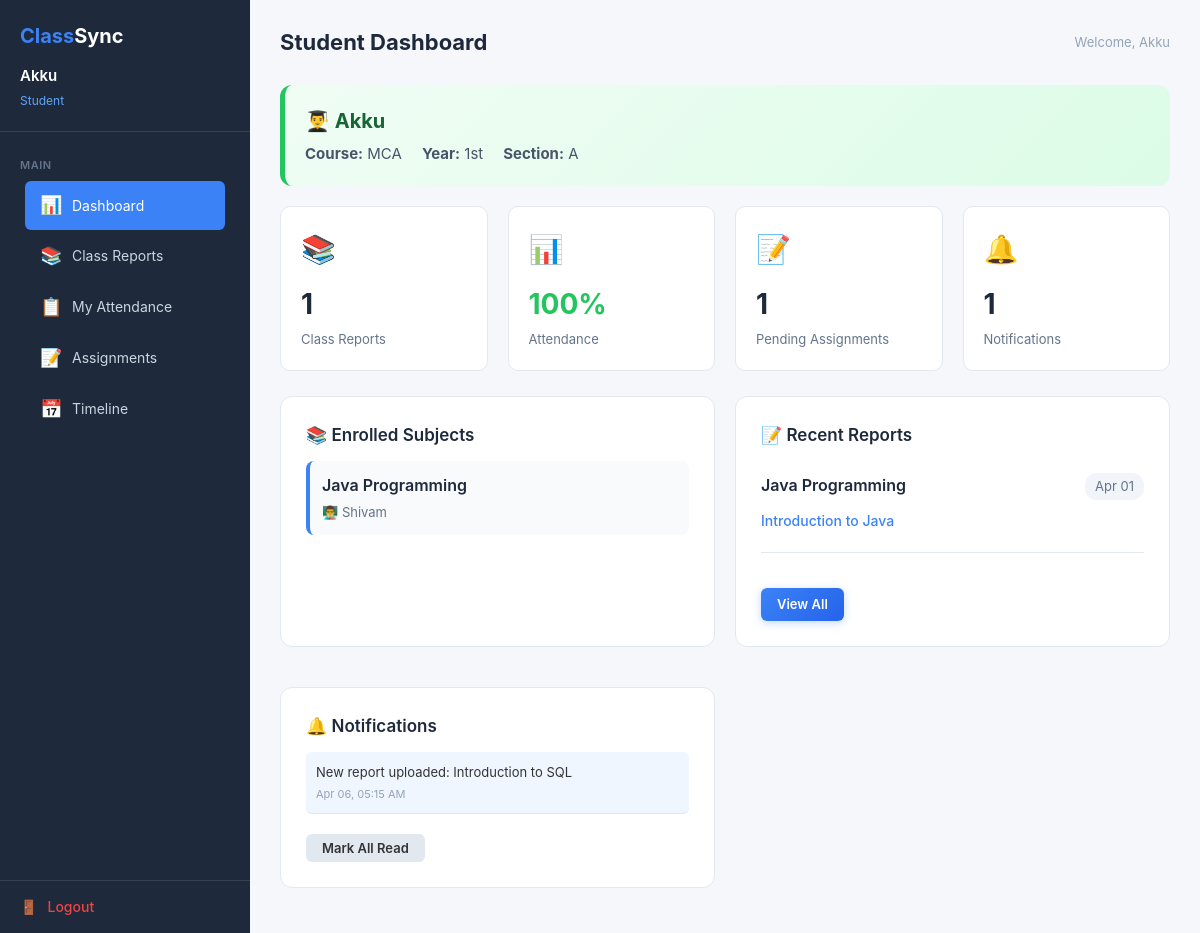
/student/ (signed in), run on the app's committed database.
### tables this page shows
CREATE TABLE IF NOT EXISTS users (
    id INT AUTO_INCREMENT PRIMARY KEY,
    name VARCHAR(100) NOT NULL,
    email VARCHAR(100) NOT NULL UNIQUE,
    password VARCHAR(255) NOT NULL,
    role ENUM('admin', 'teacher', 'student') NOT NULL,
    registration_number VARCHAR(20) UNIQUE,
     
    course_id INT NULL,
    year VARCHAR(20) NULL,
    section_id INT NULL,
     
    department VARCHAR(100) NULL,
    subject_id INT NULL,
    created_at TIMESTAMP DEFAULT CURRENT_TIMESTAMP,
    FOREIGN KEY (course_id) REFERENCES courses(course_id) ON DELETE SET NULL,
    FOREIGN KEY (section_id) REFERENCES sections(section_id) ON DELETE SET NULL
);

CREATE TABLE IF NOT EXISTS courses (
    course_id INT AUTO_INCREMENT PRIMARY KEY,
    course_name VARCHAR(100) NOT NULL
);

CREATE TABLE IF NOT EXISTS sections (
    section_id INT AUTO_INCREMENT PRIMARY KEY,
    course_id INT NOT NULL,
    year VARCHAR(20) NOT NULL,
    section_name VARCHAR(50) NOT NULL,
    FOREIGN KEY (course_id) REFERENCES courses(course_id) ON DELETE CASCADE
);

CREATE TABLE IF NOT EXISTS subjects (
    subject_id INT AUTO_INCREMENT PRIMARY KEY,
    subject_name VARCHAR(100) NOT NULL,
    teacher_id INT NOT NULL,
    FOREIGN KEY (teacher_id) REFERENCES users(id) ON DELETE CASCADE
);

CREATE TABLE IF NOT EXISTS reports (
    report_id INT AUTO_INCREMENT PRIMARY KEY,
    teacher_id INT NOT NULL,
    subject_id INT NOT NULL,
    course_id INT NOT NULL,
    year VARCHAR(20) NOT NULL,
    section_id INT NOT NULL,
    topic VARCHAR(200) NOT NULL,
    description TEXT,
    homework TEXT,
    date DATE NOT NULL,
    created_at TIMESTAMP DEFAULT CURRENT_TIMESTAMP,
    FOREIGN KEY (teacher_id) REFERENCES users(id) ON DELETE CASCADE,
    FOREIGN KEY (subject_id) REFERENCES subjects(subject_id) ON DELETE CASCADE,
    FOREIGN KEY (course_id) REFERENCES courses(course_id) ON DELETE CASCADE,
    FOREIGN KEY (section_id) REFERENCES sections(section_id) ON DELETE CASCADE
);

CREATE TABLE IF NOT EXISTS notifications (
    id INT AUTO_INCREMENT PRIMARY KEY,
    user_id INT NOT NULL,
    message VARCHAR(500) NOT NULL,
    type ENUM('report', 'assignment', 'attendance', 'general') NOT NULL DEFAULT 'general',
    is_read TINYINT(1) DEFAULT 0,
    created_at TIMESTAMP DEFAULT CURRENT_TIMESTAMP,
    FOREIGN KEY (user_id) REFERENCES users(id) ON DELETE CASCADE
);

### student/index.php (the view, shortened to what this page needs)
<?php
require_once '../config/database.php';
$user_id = $_SESSION['user_id'];
$user_info = $conn->query("
    SELECT u.name, c.course_name, u.year, s.section_name, u.course_id, u.section_id
    FROM users u
    LEFT JOIN courses c ON u.course_id = c.course_id
    LEFT JOIN sections s ON u.section_id = s.section_id
    WHERE u.id = $user_id
")->fetch_assoc();
$student_name = $user_info['name'] ?? '';
$course_name = $user_info['course_name'] ?? 'N/A';
$year_name = $user_info['year'] ?? 'N/A';
$section_name = $user_info['section_name'] ?? 'N/A';
$course_id = $user_info['course_id'] ?? 0;
$year = $user_info['year'] ?? '';
$section_id = $user_info['section_id'] ?? 0;
$total_reports = $conn->query("SELECT COUNT(*) as cnt FROM reports WHERE course_id = '$course_id' AND year = '$year' AND section_id = '$section_id'")->fetch_assoc()['cnt'];
$att_total = $conn->query("SELECT COUNT(*) as cnt FROM attendance WHERE student_id = $user_id")->fetch_assoc()['cnt'];
$att_present = $conn->query("SELECT COUNT(*) as cnt FROM attendance WHERE student_id = $user_id AND status = 'present'")->fetch_assoc()['cnt'];
$att_percentage = $att_total > 0 ? round(($att_present / $att_total) * 100, 1) : 0;
$pending_assignments = $conn->query("
    SELECT COUNT(*) as cnt FROM assignments a
    WHERE a.deadline >= CURDATE()
    AND a.course_id = '$course_id' AND a.year = '$year' AND a.section_id = '$section_id'
    AND a.id NOT IN (SELECT assignment_id FROM submissions WHERE student_id = $user_id)
")->fetch_assoc()['cnt'];
$unread = $conn->query("SELECT COUNT(*) as cnt FROM notifications WHERE user_id = $user_id AND is_read = 0")->fetch_assoc()['cnt'];
$recent_reports = $conn->query("
    SELECT r.*, s.subject_name, u.name as teacher_name
    FROM reports r
    JOIN subjects s ON r.subject_id = s.subject_id
    JOIN users u ON r.teacher_id = u.id
    WHERE r.course_id = '$course_id' AND r.year = '$year' AND r.section_id = '$section_id'
    ORDER BY r.date DESC LIMIT 3
");
$enrolled_subjects = $conn->query("
    SELECT s.subject_name, u.name as teacher_name
    FROM class_assignments ca
    JOIN subjects s ON ca.subject_id = s.subject_id
    JOIN users u ON ca.teacher_id = u.id
    WHERE ca.course_id = '$course_id' AND ca.year = '$year' AND ca.section_id = '$section_id'
");
$notifications = $conn->query("SELECT * FROM notifications WHERE user_id = $user_id ORDER BY created_at DESC LIMIT 5");
?>
<!DOCTYPE html>
<html lang="en">
<head>
    <link rel="stylesheet" href="/ClassSync/assets/css/style.css">
    <link rel="stylesheet" href="/ClassSync/assets/css/dashboard.css">
</head>
<body>
    <div class="dashboard-page">
        <?php include '../includes/sidebar.php'; ?>
        <div class="main-content">
            <div class="top-bar">
                <div>
                    <h1>Student Dashboard</h1>
                </div>
                <span class="breadcrumb">Welcome, <?php echo htmlspecialchars($_SESSION['user_name']); ?></span>
            </div>
            <div style="background: linear-gradient(135deg, #f0fdf4 0%, #dcfce7 100%); padding: 20px; border-radius: 12px; margin-bottom: 20px; border-left: 5px solid #22c55e;">
                <h2 style="margin: 0; color: #166534; font-size: 20px; margin-bottom: 5px;">👨‍🎓 <?php echo htmlspecialchars($student_name); ?></h2>
                <div style="color: #475569; font-size: 15px; display: flex; gap: 20px;">
                    <span><strong>Course:</strong> <?php echo htmlspecialchars($course_name); ?></span>
                    <span><strong>Year:</strong> <?php echo htmlspecialchars($year_name); ?></span>
                    <span><strong>Section:</strong> <?php echo htmlspecialchars($section_name); ?></span>
                </div>
            </div>
            <div class="stats-grid">
                <div class="stat-card">
                    <div class="stat-icon">📚</div>
                    <div class="stat-value"><?php echo $total_reports; ?></div>
                    <div class="stat-label">Class Reports</div>
                </div>
                <div class="stat-card">
                    <div class="stat-icon">📊</div>
                    <div class="stat-value attendance-percentage <?php echo $att_percentage >= 75 ? 'good' : ($att_percentage >= 60 ? 'warning' : 'danger'); ?>">
                        <?php echo $att_percentage; ?>%
                    </div>
                    <div class="stat-label">Attendance</div>
                </div>
                <div class="stat-card">
                    <div class="stat-icon">📝</div>
                    <div class="stat-value"><?php echo $pending_assignments; ?></div>
                    <div class="stat-label">Pending Assignments</div>
                </div>
                <div class="stat-card">
                    <div class="stat-icon">🔔</div>
                    <div class="stat-value"><?php echo $unread; ?></div>
                    <div class="stat-label">Notifications</div>
                </div>
            </div>
            <div style="display:grid;grid-template-columns:1fr 1fr;gap:20px;margin-bottom:20px;">
                <div class="card">
                    <h3>📚 Enrolled Subjects</h3>
                    <?php if ($enrolled_subjects && $enrolled_subjects->num_rows > 0): ?>
                        <div style="display: flex; flex-direction: column; gap: 10px;">
                        <?php while ($sub = $enrolled_subjects->fetch_assoc()): ?>
                            <div style="padding: 12px; background: #f8fafc; border-radius: 8px; border-left: 4px solid #3b82f6;">
                                <div style="font-weight: 600; color: #1e293b;"><?php echo htmlspecialchars($sub['subject_name']); ?></div>
                                <div style="font-size: 13px; color: #64748b; margin-top: 4px;">👨‍🏫 <?php echo htmlspecialchars($sub['teacher_name']); ?></div>
                            </div>
                        <?php endwhile; ?>
                        </div>
                    <?php else: ?>
                        <div class="empty-state"><p>No subjects enrolled yet</p></div>
                    <?php endif; ?>
                </div>
                <div class="card">
                    <h3>📝 Recent Reports</h3>
                    <?php if ($recent_reports && $recent_reports->num_rows > 0): ?>
                        <?php while ($r = $recent_reports->fetch_assoc()): ?>
                        <div class="report-card" style="border:none;border-bottom:1px solid #e2e8f0;border-radius:0;border-left:none;padding:12px 0;">
                            <div class="report-header">
                                <span class="report-subject"><?php echo htmlspecialchars($r['subject_name']); ?></span>
                                <span class="report-date"><?php echo date('M d', strtotime($r['date'])); ?></span>
                            </div>
                            <div class="report-topic"><?php echo htmlspecialchars($r['topic']); ?></div>
                        </div>
                        <?php endwhile; ?>
                        <a href="/ClassSync/student/reports.php" class="btn btn-blue btn-sm mt-2" style="display:inline-block;">View All</a>
                    <?php else: ?>
                        <div class="empty-state"><p>No reports yet</p></div>
                    <?php endif; ?>
                </div>
            </div>
            <div style="display:grid;grid-template-columns:1fr 1fr;gap:20px;">
                <div class="card">
                    <h3>🔔 Notifications</h3>
                    <?php if ($notifications->num_rows > 0): ?>
                        <?php while ($n = $notifications->fetch_assoc()): ?>
                        <div style="padding:10px 0;border-bottom:1px solid #e2e8f0;<?php echo $n['is_read'] ? '' : 'background:#eff6ff;padding:10px;border-radius:6px;margin-bottom:5px;'; ?>">
                            <div style="font-size:13px;color:#333;"><?php echo htmlspecialchars($n['message']); ?></div>
                            <div style="font-size:11px;color:#94a3b8;margin-top:3px;"><?php echo date('M d, h:i A', strtotime($n['created_at'])); ?></div>
                        </div>
                        <?php endwhile; ?>
                        <form method="POST" action="/ClassSync/actions/notification_action.php" class="mt-2">
                            <button type="submit" class="btn btn-sm" style="background:#e2e8f0;color:#333;">Mark All Read</button>
                        </form>
                    <?php else: ?>
                        <div class="empty-state"><p>No notifications</p></div>
                    <?php endif; ?>
                </div>
            </div>
        </div>
    </div>
</body>
</html>

### assets/css/style.css (style rules this page uses)
* { margin: 0; padding: 0; box-sizing: border-box; }
body { font-family: 'Inter', 'Segoe UI', Tahoma, Geneva, Verdana, sans-serif; line-height: 1.6; color: #1e293b; background-color: #f8fafc; -webkit-font-smoothing: antialiased; }
a { text-decoration: none; color: inherit; }
.mt-2 { margin-top: 20px; }
.btn { display: inline-flex; align-items: center; gap: 8px; padding: 13px 30px; border-radius: 10px; font-size: 15px; font-weight: 600; cursor: pointer; border: none; transition: all 0.3s ease; font-family: 'Inter', sans-serif; }
.btn-blue { background: linear-gradient(135deg, #3b82f6, #2563eb); color: #fff; box-shadow: 0 2px 8px rgba(59,130,246,0.3); }
.btn-sm { padding: 6px 16px; font-size: 13px; border-radius: 6px; }
.stat-icon { font-size: 28px; margin-bottom: 6px; }
.card { background: #fff; border-radius: 12px; border: 1px solid #e2e8f0; padding: 25px; margin-bottom: 20px; }
.card h3 { font-size: 17px; font-weight: 600; margin-bottom: 12px; color: #1e293b; }

### assets/css/dashboard.css (style rules this page uses)
.dashboard-page { display: flex; min-height: 100vh; }
.main-content { flex: 1; margin-left: 250px; padding: 25px 30px; background: #f5f7fa; min-height: 100vh; }
.top-bar { display: flex; justify-content: space-between; align-items: center; margin-bottom: 25px; }
.top-bar h1 { font-size: 22px; font-weight: 700; color: #1e293b; }
.top-bar .breadcrumb { font-size: 13px; color: #94a3b8; }
.stats-grid { display: grid; grid-template-columns: repeat(auto-fit, minmax(200px, 1fr)); gap: 20px; margin-bottom: 25px; }
.stat-card { background: #fff; border-radius: 10px; padding: 20px; border: 1px solid #e2e8f0; }
.stat-card .stat-icon { font-size: 28px; margin-bottom: 10px; }
.stat-card .stat-value { font-size: 28px; font-weight: 700; color: #1e293b; }
.stat-card .stat-label { font-size: 13px; color: #64748b; margin-top: 2px; }
.report-card { background: #fff; border: 1px solid #e2e8f0; border-radius: 10px; padding: 20px; margin-bottom: 15px; border-left: 4px solid #3b82f6; }
.report-card .report-header { display: flex; justify-content: space-between; align-items: flex-start; margin-bottom: 10px; }
.report-card .report-subject { font-size: 16px; font-weight: 600; color: #1e293b; }
.report-card .report-date { font-size: 13px; color: #64748b; background: #f1f5f9; padding: 3px 10px; border-radius: 12px; }
.report-card .report-topic { font-size: 14px; font-weight: 500; color: #3b82f6; margin-bottom: 8px; }
.attendance-percentage { font-size: 28px; font-weight: 700; }
.attendance-percentage.good { color: #22c55e; }

### data on the page
users: name "Akku", course.course_name "MCA", year "1st", section.section_name "A", course "1"
subjects: subject_name "Java Programming", teacher.name "Shivam"
reports: subject.subject_name "Java Programming", date "Apr 01", topic "Introduction to Java"
notifications: message "New report uploaded: Introduction to SQL", created_at "Apr 06, 05:15 AM"

### other printed values
$user['name'] "Akku"
$user['role'] "Student"
$_SESSION['user_name'] "Akku"
$att_percentage "100"
$unread "1"
